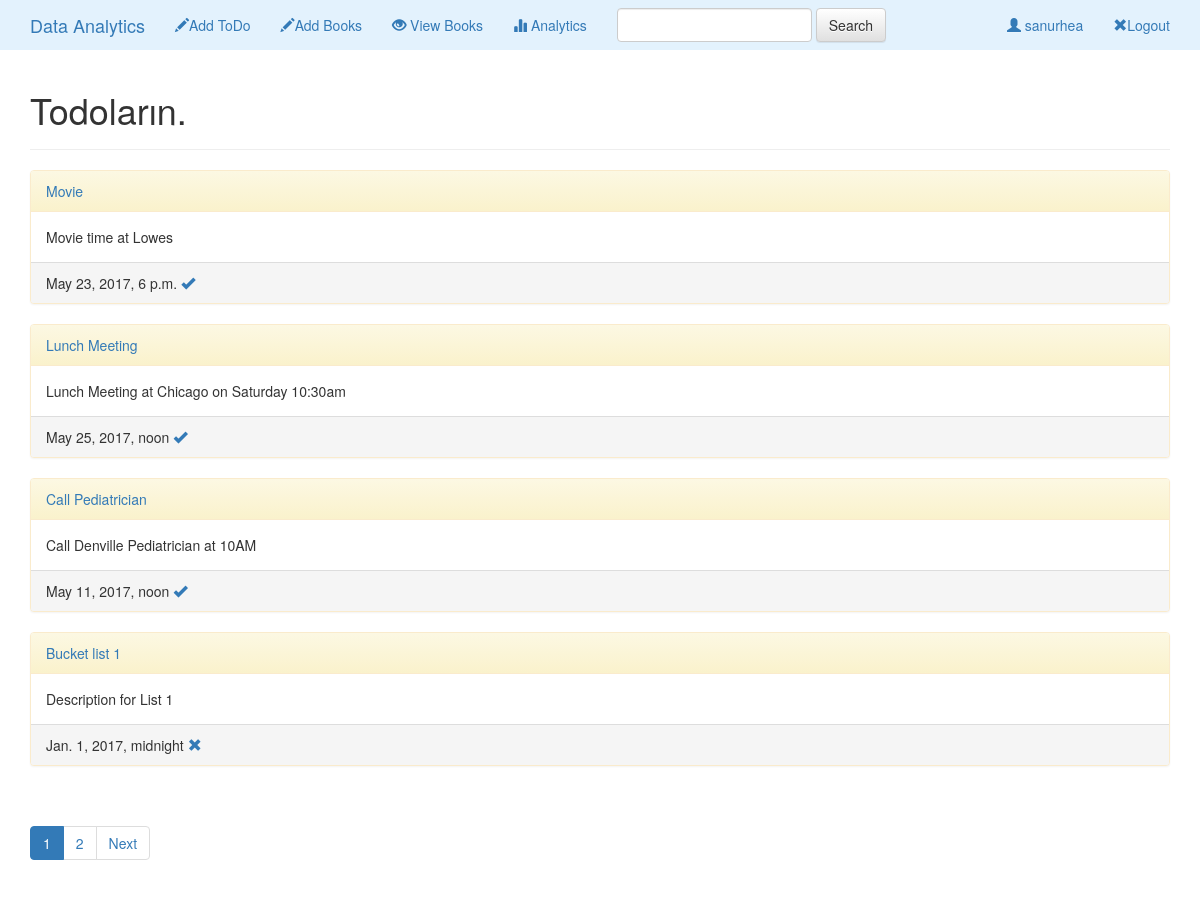
Screenshot of /profile/ (signed in) with the database file from the repository.
### todo/models.py (models this page shows, shortened)
class ToDo(models.Model):
    title = models.CharField(max_length=140, unique=True)
    content = models.TextField(max_length=250)
    createdate = models.DateTimeField(auto_now_add=True)
    tododate = models.DateTimeField()
    user = models.ForeignKey("auth.User")
    done = models.BooleanField(default=False)
    publish = models.BooleanField(default=True)
    class Meta:
        ordering = ["-createdate"]

### todo/views.py (the view)
# urls.py: url(r"^profile/$", views.ProfileView, name="profile"),
def ProfileView(request):
    if request.user.is_authenticated():
        user = request.user
    else:
        return redirect('accounts:login')
    all_todo = ToDo.objects.filter(user__username=user.username)
    paginator = Paginator(all_todo, 4)
    page = request.GET.get('page')
    try:
        pg = paginator.page(page)
    except PageNotAnInteger:
        pg = paginator.page(1)
    except EmptyPage:
        pg = paginator.page(paginator.num_pages)
    return render(request, "profile.html", {"all_todo":all_todo, "user":user, "posts":pg})

### templates/profile.html (shortened to what this page needs)
{% extends 'base.html' %}
{%block body %}
<div class="container">
    <div class="page-header">
        <h1>Todoların.</h1>
    </div>
{% for todo in posts %}
<div class="panel panel-warning">
    <div class="panel-heading"><a href="{% url 'todo:detail' todo.id %}">{{todo.title}}</a></div>
  <div class="panel-body">
  {% autoescape on %}
    {{todo.content|safe}}
                              {% endautoescape %}   </div>
<div class="panel-footer">{{todo.tododate}}
    {% if not todo.done %}
<a href="{% url 'todo:done' todo.id %}"><span class="glyphicon glyphicon-ok"></span></a>
{% else %}
<a href="{% url 'todo:done' todo.id %}"><span class="glyphicon glyphicon-remove"></span></a>
{% endif %}
</div>
</div>
{% endfor %}
</div>
{% if posts %}
<div class="container">
    <div class="pagination">
      <ul class="pagination">
          {% for pg in posts.paginator.page_range %}
              {% if posts.number == pg %}
                  <li class="active"><a href="?page={{ pg }}">{{ pg }}</a></li>
              {% else %}
                  <li><a href="?page={{ pg }}">{{ pg }}</a></li>
              {% endif %}
          {% endfor %}
          {% if posts.has_next %}
              <li><a href="?page={{ posts.next_page_number }}">Next</a></li>
          {% endif %}
      </ul>
    </div>
</div>
{% endif %}
{% endblock %}

### templates/base.html (shortened to what this page needs)
<!DOCTYPE html>
<html lang="en">
<head>
    {% load staticfiles %}
    <link type="text/css" href="base.css" rel="stylesheet">
<link rel="stylesheet" href="//maxcdn.bootstrapcdn.com/bootstrap/3.2.0/css/bootstrap.min.css">
<link rel="stylesheet" href="//maxcdn.bootstrapcdn.com/bootstrap/3.2.0/css/bootstrap-theme.min.css">
</head>
<body>
<nav class="class="navbar navbar-light" style="background-color: #e3f2fd;"">
    <div class="container-fluid">
        <div class="navbar-header">
            <a class="navbar-brand" href="{% url 'todo:index' %}">Data Analytics</a>
        </div>
        <div class="collapse navbar-collapse" id="topNavBar">
            <ul class="nav navbar-nav">
            {% if user.is_authenticated %}
            <li style="color:red;">
                <a href="{% url 'todo:create' %}"> <span class="glyphicon glyphicon-pencil"></span>Add ToDo</a>
            </li>
            <li style="color:red;">
                <a href="{% url 'todo:createbook' %}"> <span class="glyphicon glyphicon-pencil"></span>Add Books</a>
            </li>
            <li style="color:red;">
                <a href="{% url 'todo:listbooks' %}"> <span class="glyphicon glyphicon-eye-open"></span> View Books</a>
            </li>
            <li style="color:red;">
                <a href="{% url 'todo:dataframetest' %}"> <span class="glyphicon glyphicon-stats"></span> Analytics</a>
            </li>
                {% endif %}
            </ul>
            <form class="navbar-form navbar-left" role="search" method="post" action="{% url 'todo:search' %}">
                <div class="form-group">
                        <input type="text" class="form-control" name="search" value="" id="search">
                </div>
                <button type="submit" class="btn btn-default">Search</button>
            </form>
            <ul class="nav navbar-nav navbar-right">
                {% if user.is_authenticated %}
            <li style="color:red;">
                <a href="{% url 'todo:profile' %}"> <span class="glyphicon glyphicon-user"></span> {{user.username}}</a>
            </li>
                <li style="color:red;">
                <a href="{% url 'accounts:logout' %}"> <span class="glyphicon glyphicon-remove"></span>Logout</a>
            </li>
                {% else %}
            <li style="color:red;">
                <a href="{% url 'accounts:login' %}"> <span class="glyphicon glyphicon-user"></span>Login</a>
            </li>
                {% endif %}
            </ul>
        </div>
    </div>
</nav>
{% block body %}
{% endblock %}
</body>
</html>

### templates/base.css (style rules this page uses)
body { margin-top:10px; background: #e0e0e0; }

### rows the page displays
ToDo: title "Movie", content "Movie time at Lowes", tododate "May 23, 2017, 6 p.m.", done False (drawn)
ToDo: title "Lunch Meeting", content "Lunch Meeting at Chicago on Saturday 10:30am", tododate "May 25, 2017, noon", done False (drawn)
ToDo: title "Call Pediatrician", content "Call Denville Pediatrician at 10AM", tododate "May 11, 2017, noon", done False (drawn)
ToDo: title "Bucket list 1", content "Description for List 1", tododate "Jan. 1, 2017, midnight", done True (drawn)

### other values shown
{{ user.username }} "sanurhea"
{{ pg }} "1"
{{ pg }} "2"
